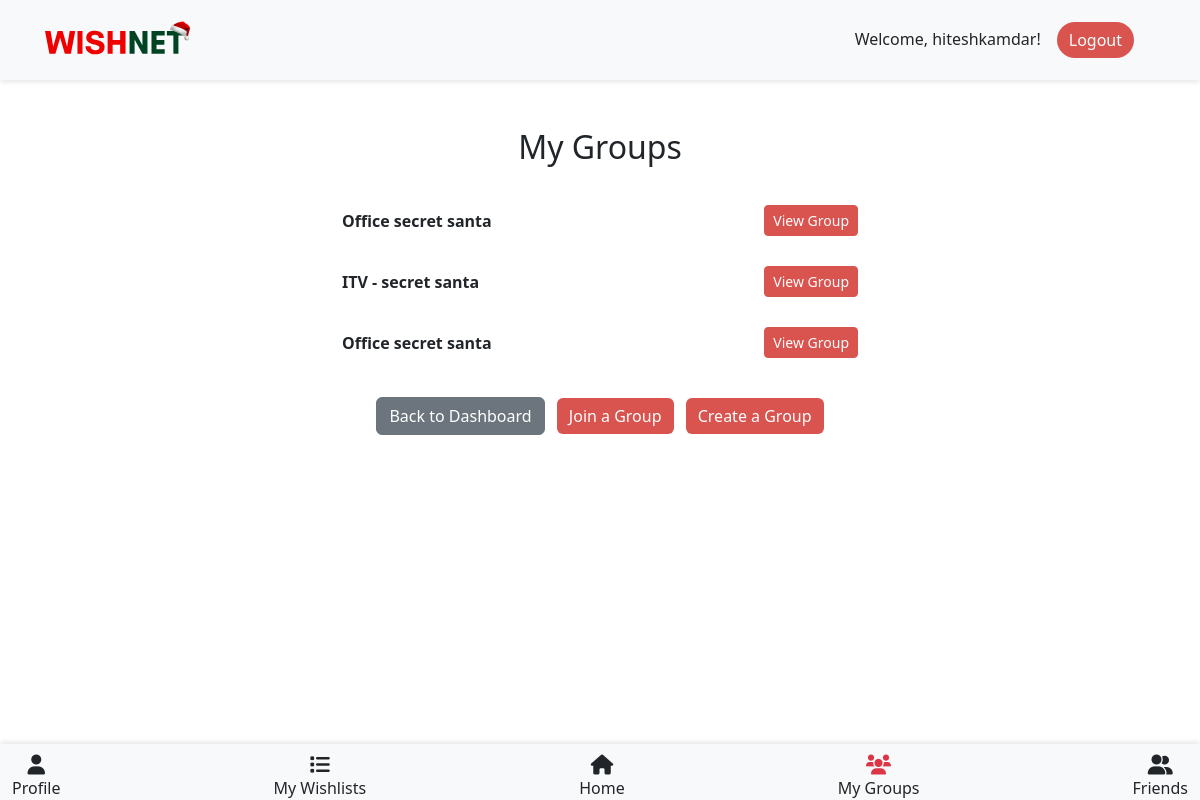
Screenshot of /groups/user-groups/ (signed in) with the database file from the repository.
### accounts/models.py (models this page shows, shortened)
class CustomUser(AbstractUser):
    email = models.EmailField(unique=True)
    bio = models.TextField(blank=True, null=True)
    profile_picture = models.ImageField(upload_to='profile_pics/', blank=True, null=True)
    is_admin = models.BooleanField(default=False)
    date_of_birth = models.DateField(null=True, blank=True)
    pseudoname = models.CharField(max_length=100, blank=True, null=True)
    address = models.CharField(max_length=100, blank=True, null=True)
    groups = models.ManyToManyField('groups.Group', related_name='user_groups')

### groups/models.py (models this page shows, shortened)
class Group(models.Model):
    name = models.CharField(max_length=255)
    admin = models.ForeignKey(
        get_user_model(),
        on_delete=models.CASCADE,
        related_name='admin_groups'
    )  # The user who manages the group
    budget_limit = models.DecimalField(max_digits=10, decimal_places=2, default=0.0)
    created_at = models.DateTimeField(auto_now_add=True)
    updated_at = models.DateTimeField(auto_now=True)
    group_members_limit = models.IntegerField(default=10)
    total_price = models.DecimalField(max_digits=10, decimal_places=2, default=0.0)
    secret_santa_assigned = models.BooleanField(default=False)
    join_code = models.CharField(max_length=6, unique=True, blank=True)
    members = models.ManyToManyField(get_user_model(), related_name='group_members')
    assigned_member = models.ManyToManyField(
        get_user_model(),
        related_name='assigned_groups',
        blank=True
    )
    wishlists = models.ManyToManyField('wishlists.Wishlist', related_name='groups', blank=True)

### groups/views.py (the view)
# urls.py: path('user-groups/', views.user_groups, name='user_groups'),
@login_required
def user_groups(request):
    groups = Group.objects.filter(members=request.user)
    return render(request, 'groups/user_groups.html', {'groups': groups})

### groups/templates/groups/user_groups.html
{% extends "dashboard_base.html" %}
{% block content %}
<div class="container mt-5">
    <div class="row">
        <div class="col-12 text-center">
            <h2 class="mb-4">My Groups</h2>
        </div>
    </div>
    <div class="row">
        <div class="col-12 col-md-8 col-lg-6 mx-auto">
            {% if groups %}
                <ul class="list-group">
                    {% for group in groups %}
                        <li class="list-group-item d-flex justify-content-between align-items-center">
                            <strong>{{ group.name }}</strong>
                            <a href="{% url 'groups:group_detail' group.id %}" class="btn btn-primary btn-sm">View Group</a>
                        </li>
                    {% endfor %}
                </ul>
            {% else %}
                <p class="text-center text-muted">You are not a member of any groups yet.</p>
            {% endif %}
        </div>
    </div>
    <div class="row mt-4">
        <div class="col-12 text-center">
            <a href="{% url 'accounts:dashboard' %}" class="btn btn-secondary me-2 mb-2 mb-md-0">Back to Dashboard</a>
            <a href="{% url 'groups:join_group' %}" class="btn btn-danger me-2 mb-2 mb-md-0">Join a Group</a>
            <a href="{% url 'groups:create_group' %}" class="btn btn-danger mb-2 mb-md-0">Create a Group</a>
        </div>
    </div>
</div>
{% endblock %}

### templates/dashboard_base.html (shortened to what this page needs)
{% load static %}
<!DOCTYPE html>
<html lang="en">
<head>
    <link href="https://cdn.jsdelivr.net/npm/bootstrap@5.3.3/dist/css/bootstrap.min.css" rel="stylesheet">
    <link href="https://cdnjs.cloudflare.com/ajax/libs/font-awesome/6.0.0-beta3/css/all.min.css" rel="stylesheet">
</head>
<body>
   {% block navbar %}
    <nav class="navbar navbar-expand-lg navbar-light bg-light">
        <div class="container-fluid">
            <a class="navbar-brand" href="{% url 'index' %}">
                <img src="{% static 'media/navbar.svg' %}" alt="Logo" class="img-fluid" style="max-width: 200px;">
            </a>
            <div class="offcanvas offcanvas-start" tabindex="-1" id="offcanvasNavbar" aria-labelledby="offcanvasNavbarLabel">
                <div class="offcanvas-body">
                    <ul class="navbar-nav justify-content-end flex-grow-1 pe-3">
                        {% if user.is_authenticated %}
                        <h6 class="m-2"> Welcome, {{ user.username }}!</h6>
                        <a href="{% url 'accounts:logout' %}" class="btn btn-danger rounded-pill mx-2">Logout</a>
                        {% else %}
                        <a href="{% url 'accounts:login' %}" class="btn btn-white text-danger border border-danger rounded-pill mx-2">Login</a>
                        <a href="{% url 'accounts:register' %}" class="btn btn-danger text-white rounded-pill mx-2">Register</a>
                        {% endif %}
                    </ul>
                </div>
            </div>
        </div>
    </nav>
   {% endblock navbar %}
    {% block content %}
    {% endblock content %}
    {% block footer %}
    <br> <br> <br> <br> <br> <br>
        <nav class="navbar navbar-light bg-light fixed-bottom mt-3">
            <div class="container-fluid d-flex justify-content-between flex-wrap ">
                <a href="{% url 'accounts:view_profile' user.id %}" class="nav-link text-center {% if 'profile' in request.path %}active{% endif %}">
                    <i class="fas fa-user fa-lg {% if 'profile' in request.path %}text-danger{% endif %}"></i><br>Profile
                </a>
                <a href="{% url 'wishlists:wishlist_list' user_id=user.id %}" class="nav-link text-center {% if 'wishlists' in request.path %}active{% endif %}">
                    <i class="fas fa-list fa-lg {% if 'wishlists' in request.path %}text-danger{% endif %}"></i><br> My Wishlists
                </a>
                <a href="{% url 'accounts:dashboard' %}" class="nav-link text-center {% if 'accounts' in request.path %}active{% endif %}">
                    <i class="fas fa-home fa-lg {% if 'accounts' in request.path %}text-danger{% endif %}"></i><br> Home
                </a>
                <a href="{% url 'groups:user_groups' %}" class="nav-link text-center {% if 'groups' in request.path %}active{% endif %}">
                    <i class="fas fa-users fa-lg {% if 'groups' in request.path %}text-danger{% endif %}"></i><br> My Groups
                </a>
                <a href="{% url 'friendship:search_user' %}" class="nav-link text-center {% if 'friends' in request.path %}active{% endif %}">
                    <i class="fas fa-user-friends fa-lg {% if 'friends' in request.path %}text-danger{% endif %}"></i><br>Friends
                </a>
            </div>
        </nav>
    {% endblock footer %}
</body>
</html>

### rows the page displays
CustomUser: username "hiteshkamdar"
Group: name "Office secret santa"
Group: name "ITV - secret santa"
Group: name "Office secret santa"
